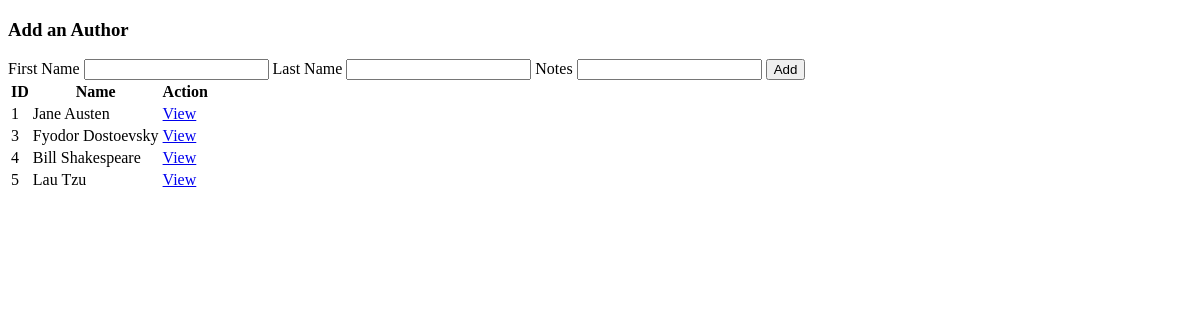
Page /authors on the earlier database version.
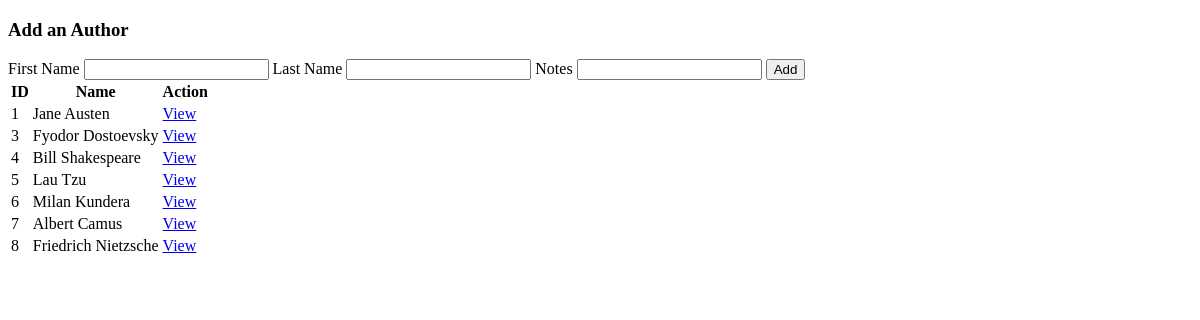
Same page on the later database version.
### books_authors_app/models.py (models this page shows)
class Author(models.Model):
    first_name = models.CharField(max_length=255)
    last_name = models.CharField(max_length=255)
    books = models.ManyToManyField(Book, related_name='authors')
    notes = models.TextField(default="")
    created_at = models.DateTimeField(auto_now_add=True)
    updated_at = models.DateTimeField(auto_now=True)

### books_authors_app/views.py (the view)
# urls.py: path('authors', views.show_all_authors),
def show_all_authors(request):
    context = {
        'authors': Author.objects.all()
    }
    return render(request, 'authors.html', context)

### books_authors_app/templates/authors.html (shortened to what this page needs)
<!DOCTYPE html>
<html lang="en">
<head>
</head>
<body>
    <section>
        <article>
            <h1>Add an Author</h1>
            <form action="/authors/add_author" method="POST">
                <label for="first_name">First Name</label>
                <input type="text" id="title" name="first_name">
                <label for="last_name">Last Name</label>
                <input type="text" id="last_name" name="last_name">
                <label for="notes">Notes</label>
                <input type="text" id="notes" name="notes">
                <input type="submit" value="Add">
            </form>
        </article>
        <table>
            <tr>
                <th>ID</th>
                <th>Name</th>
                <th>Action</th>
            </tr>
            {% for author in authors %}
                <tr>
                    <td>{{author.id}}</td>
                    <td>{{author.first_name}} {{author.last_name}}</td>
                    <td>
                        <a href="/authors/{{author.id}}">
                            View
                        </a>
                    </td>
                </tr>
            {% endfor %}
        </table>
    </section>
</body>
</html>

Differences in the rows shown:
added Author: id "6", first_name "Milan", last_name "Kundera"
added Author: id "7", first_name "Albert", last_name "Camus"
added Author: id "8", first_name "Friedrich", last_name "Nietzsche"
